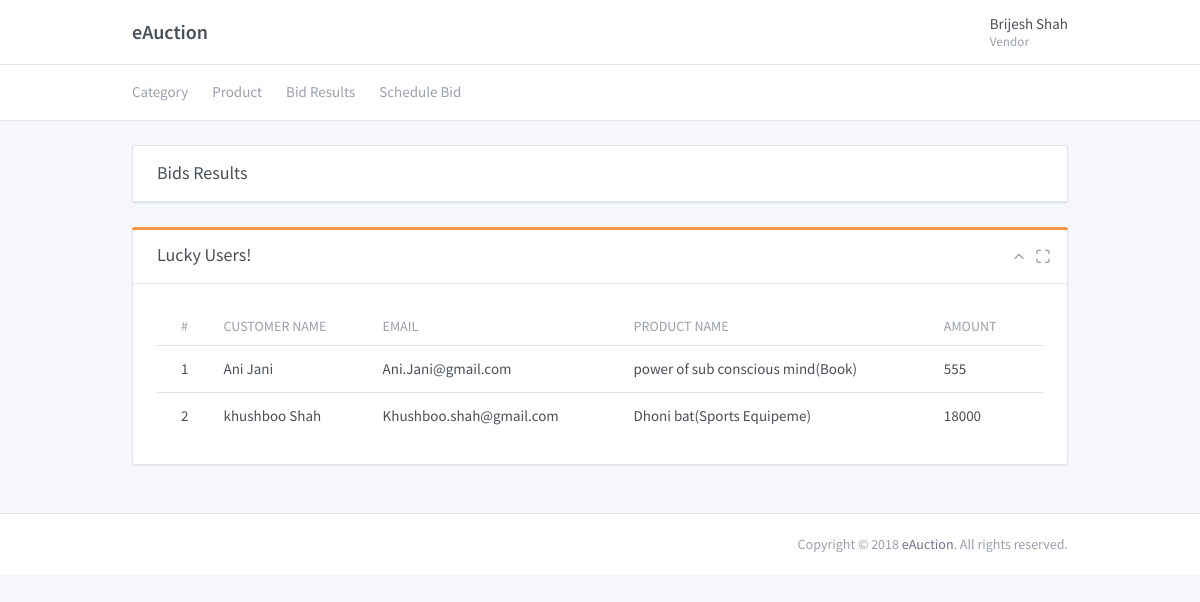
The page /bid_result.php (signed in) on the database its author committed.
### tables this page shows
CREATE TABLE `product` (
  `pr_id` int(11) NOT NULL,
  `cat_id` int(11) NOT NULL,
  `name` varchar(50) NOT NULL,
  `price` varchar(50) NOT NULL,
  `mfg_yr` varchar(5) NOT NULL,
  `des` varchar(100) NOT NULL,
  `key_points` varchar(50) NOT NULL,
  `url` varchar(50) NOT NULL,
  `img` varchar(50) NOT NULL,
  `added_by` varchar(5) NOT NULL,
  `status` varchar(5) NOT NULL DEFAULT '-1'
);

CREATE TABLE `customer` (
  `cu_id` int(11) NOT NULL,
  `fname` varchar(50) NOT NULL,
  `lname` varchar(50) NOT NULL,
  `email` varchar(50) NOT NULL,
  `pass` varchar(50) NOT NULL,
  `dob` date DEFAULT NULL,
  `gender` varchar(50) DEFAULT NULL,
  `mobile` varchar(10) DEFAULT NULL,
  `addr` varchar(50) DEFAULT NULL,
  `status` varchar(5) NOT NULL DEFAULT '-1'
);

CREATE TABLE `category` (
  `cat_id` int(11) NOT NULL,
  `category` varchar(15) NOT NULL,
  `status` varchar(5) NOT NULL DEFAULT '-1',
  `added_by` varchar(5) NOT NULL DEFAULT '-1'
);

CREATE TABLE `bids` (
  `bids_id` int(11) NOT NULL,
  `cu_id` int(11) NOT NULL,
  `amt` varchar(10) NOT NULL,
  `bi_id` int(11) NOT NULL
);

### bid_result.php (the view)
<?php
    include "head.php";
?>
<div class="my-3 my-md-5">
	<div class="container">
		<div class="row">
		<div class="col-xl-12">
			<div class="card">
				<div class="card-header">
					<h3 class="card-title">Bids Results</h3>
				</div>
			</div>
		</div>
		<div class="col-xl-12">
				<div class="card">
					<div class="card-header">
						<div class="card-status bg-orange"></div>
						<h3 class="card-title"><?php if($_SESSION['utype']=="c")echo "Check your bid result"; else echo "Lucky Users!"; ?></h3>
						<div class="card-options">
							<a href="#" class="card-options-collapse" data-toggle="card-collapse"><i class="fe fe-chevron-up"></i></a>
							<a href="#" class="card-options-fullscreen" data-toggle="card-fullscreen"><i class="fe fe-maximize"></i></a>
						</div>
					</div>
					<div class="card-body">
						<div class="table-responsive">
							<table class="table table-hover table-outline table-vcenter text-nowrap card-table" id="tbl_pending">
                            <?php
                                $u=$_SESSION['utype'];
                                if($u=="c"){
                                    $cu_id=$_SESSION['uid'];
                                    $q1="select * from product p, category cat, bid_info b, customer c where b.cu_id=c.cu_id && b.cu_id='$cu_id' && b.pr_id=p.pr_id && p.cat_id=cat.cat_id";
                                    $e1=$conn->query($q1);
                                    if($e1->num_rows > 0){
                                        echo "<thead>";
                                        while($row=$e1->fetch_object()){
                                            $cu_id=$row->cu_id;
                                            $bi_id=$row->bi_id;
                                            $qt="select * from bids where bi_id='$bi_id' && cu_id='$cu_id'";
                                            $et=$conn->query($qt);
                                            $temp=$et->fetch_object();
                                            echo "<tr><th><h4>You have won: $row->name @$temp->amt</h4></th></tr>";
                                        }
                                        echo "<tr><th>Out admin team will contact you shortly</th></tr>";
                                        echo "</thead>";
                                    }
                                }
                                else{
                                    $q1="select * from product p, category cat, bid_info b, customer c where b.cu_id=c.cu_id && b.cu_id!='-1' && b.pr_id=p.pr_id && p.cat_id=cat.cat_id";
                                    $e1=$conn->query($q1);
                                    if($e1->num_rows > 0){
                                        echo "<thead><tr><th>#</th><th>Customer Name</th><th>Email</th><th>Product Name</th><th>Amount</th></tr></thead>";
                                        $i=0;
                                        while($row=$e1->fetch_object()){
                                            $i++;
                                            $cu_id=$row->cu_id;
                                            $bi_id=$row->bi_id;
                                            $qt="select * from bids where bi_id='$bi_id' && cu_id='$cu_id'";
                                            $et=$conn->query($qt);
                                            $temp=$et->fetch_object();
                                            echo "<tr><td>$i</td><td>$row->fname $row->lname</td><td>$row->email</td><td>$row->name($row->category)</td><td>$temp->amt</td></tr>";
                                        }
                                    }
                                }
                            ?>
							</table>
						</div>
					</div>
				</div>
			</div>
		</div>
	</div>
</div>
<?php
    include "foot.php";
?>

### rows shown on the page
product: customer.fname "Ani", customer.lname "Jani", customer.email "Ani.Jani@gmail.com", name "power of sub conscious mind", cat.category "Book", bids.amt "555"
product: customer.fname "khushboo", customer.lname "Shah", customer.email "Khushboo.shah@gmail.com", name "Dhoni bat", cat.category "Sports Equipeme", bids.amt "18000"

### other values the page prints
$site_title "eAuction"
$_SESSION['uname'] "Brijesh Shah"
$_SESSION['ut_name'] "Vendor"
